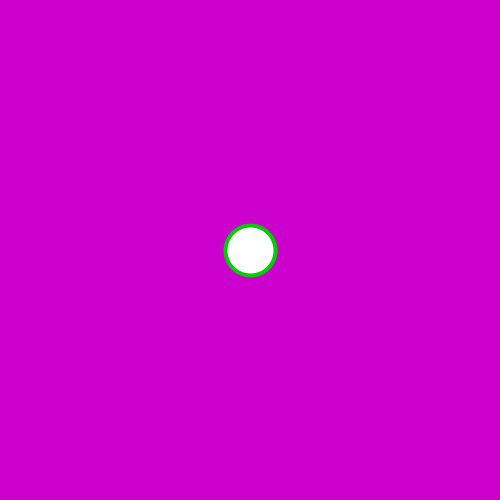
Frame 1 (no input)
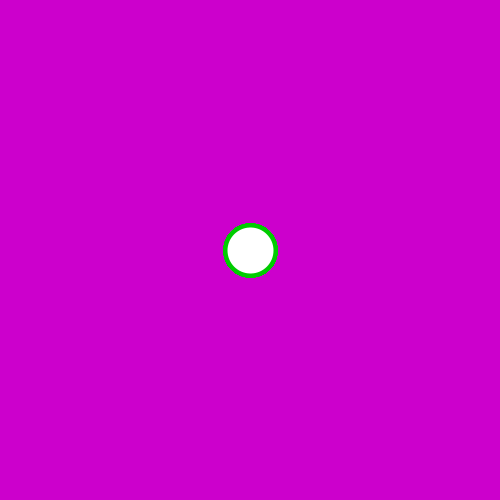
Frame 60 (the mouse pressed at the canvas centre just before this capture)
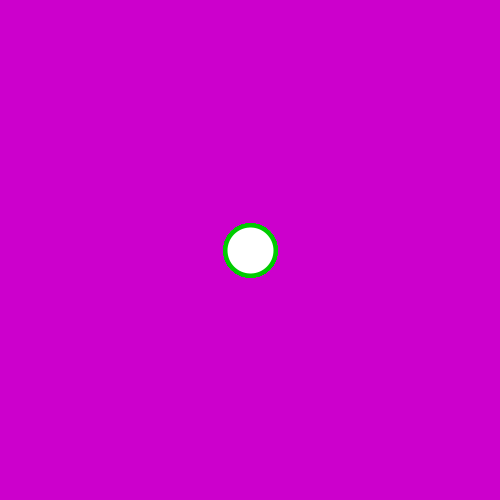
Frame 120 (the mouse held since frame 60 and released just before this capture)

The Processing sketch that drew these frames (run headless with seeded random() and noise(); from frame 60 on, the mouse is pressed at the canvas centre):

// Processing sketch: ART331_01_HelloWorld
// ── ART331_01_HelloWorld.pde

void setup() {
  size (500, 500);
  background(204, 0, 204);
  println("Hello World!");
}

void draw() {
 stroke(0, 204, 0);
 strokeWeight(4);
 ellipse(250, 250, 50, 50);
}
